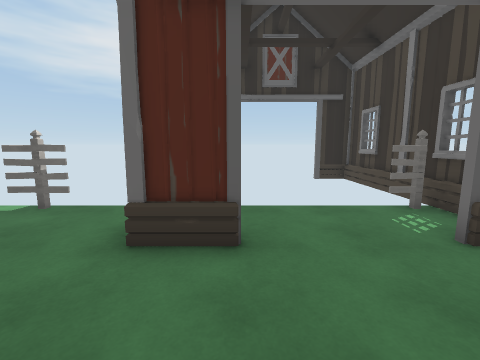
View 1 (above)

16 first-person views from a walk through a scene from a Unity 3-D project. The camera is 1.5 m above the floor, tilts 8° down and sees 90° across. The floor is counted in squares, 1 m on a side. Each view is taken from the middle of a square. On the plan, view 1 faces up. The plan holds only what a view shows up to about 13 squares ahead; the rest is blank. The place goes on beyond the plan. The player character is not drawn. Some animated figures are left out. Door leaves are left out, so doorways stand open. Some surface patterns are stand-ins.

View 2
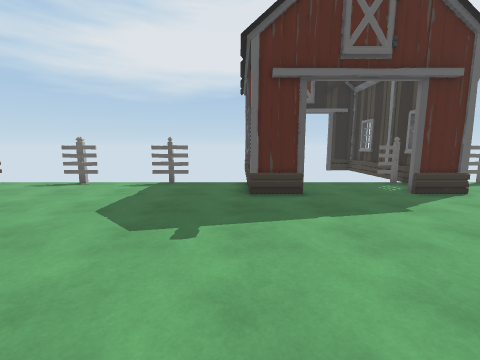

View 3
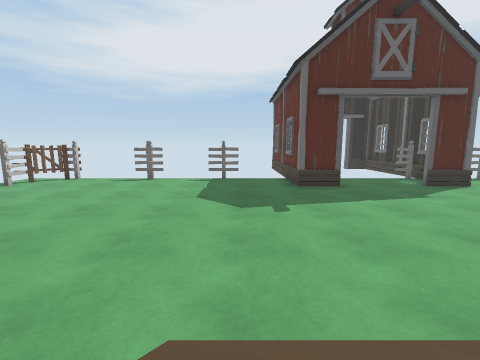

View 4
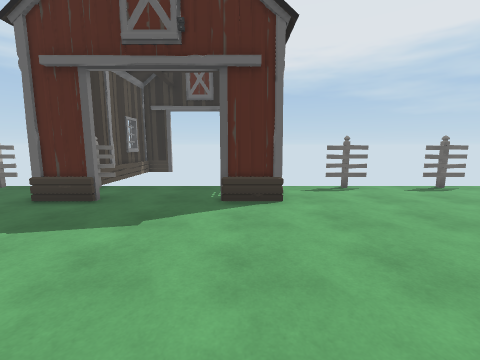

View 5
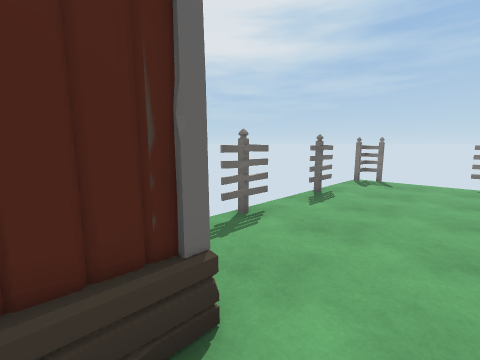

View 6
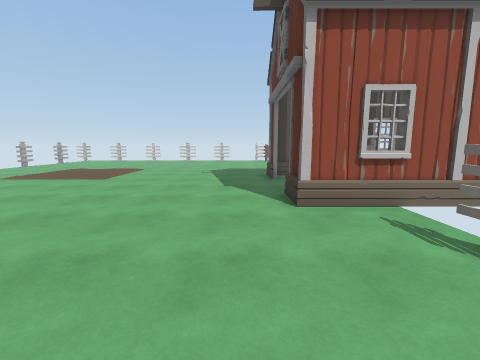

View 7
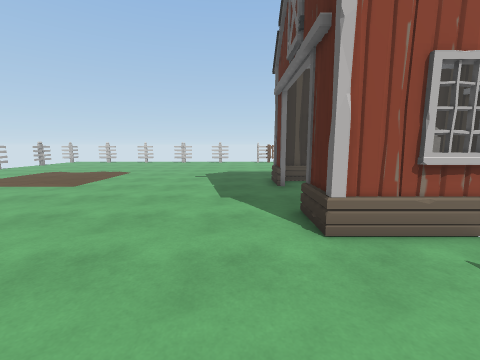

View 8
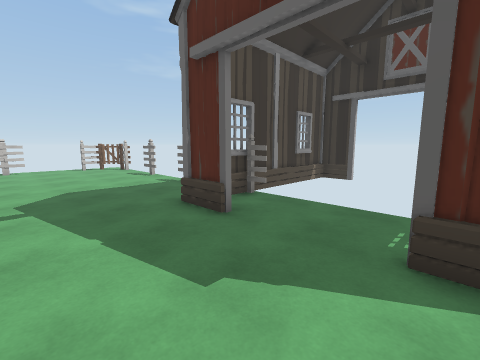

View 9
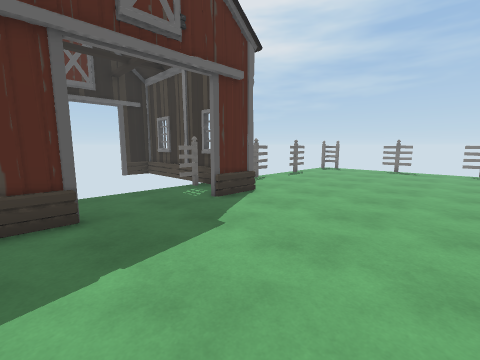

View 10
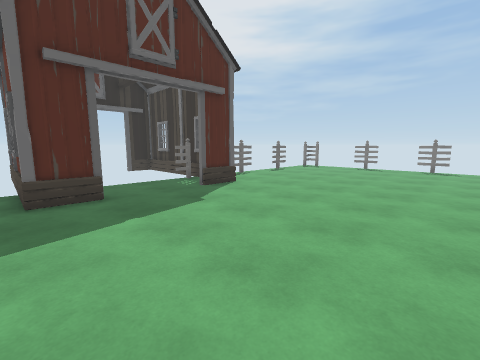

View 11
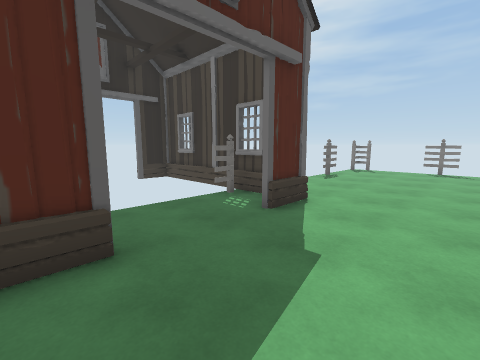

View 12
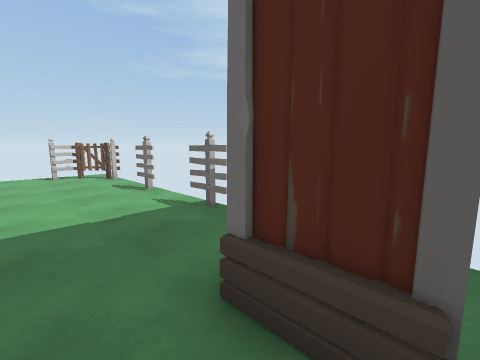

View 13
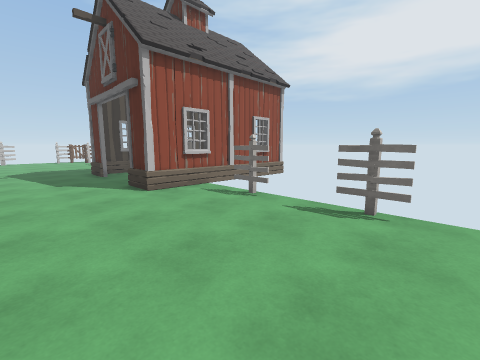

View 14
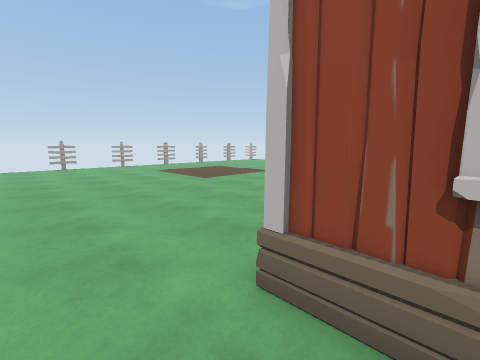

View 15
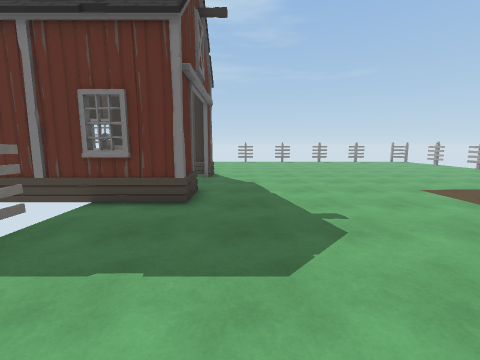

View 16
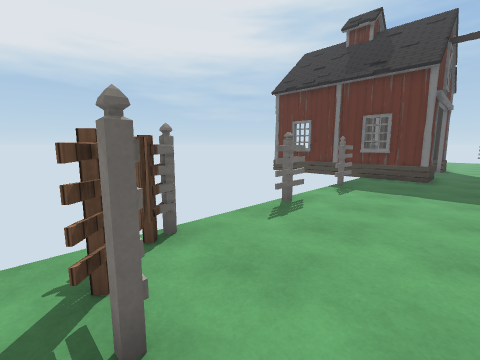

### Floor plan
Key: @ floor where view 1 was taken; # wall or solid block; . floor; D open door; O other object.
Columns run from 14 left of view 1 to 16 right of it. Each row starts with its distance up from view 1.
  6  #DDDDDDDDDDD#     DDDDDDDDDD##
  5  O..........##.....#.........D#
  4 .#..........##DDDD##.........DD
  3 DD............DDDD...........D
  2 .D...........................DD
  1  D...........................DD
  0  D............@..............D
 -1      ........................DD
 -2      ........................D#
 -3       .......................D
 -4        ......................D
 -5               ........
 -6           .   ........
 -7               ........
 -8               ........
 -9                  .....
-10                   ....
-11                    ...
-12                     ..

Positions as (right, up) in squares from view 1, and headings:
1: (0, 0), facing up
2: (-2, -4), facing up
3: (-4, -6), facing up
4: (4, -3), facing up
5: (4, 2), facing up-right
6: (11, 2), facing left
7: (9, 2), facing left
8: (4, 0), facing up-left
9: (-1, -2), facing up-right
10: (-2, -4), facing up-right
11: (-1, 0), facing up-right
12: (0, 2), facing up-left
13: (13, 0), facing up-left
14: (7, 5), facing down-left
15: (-8, 2), facing right
16: (-14, 2), facing up-right
